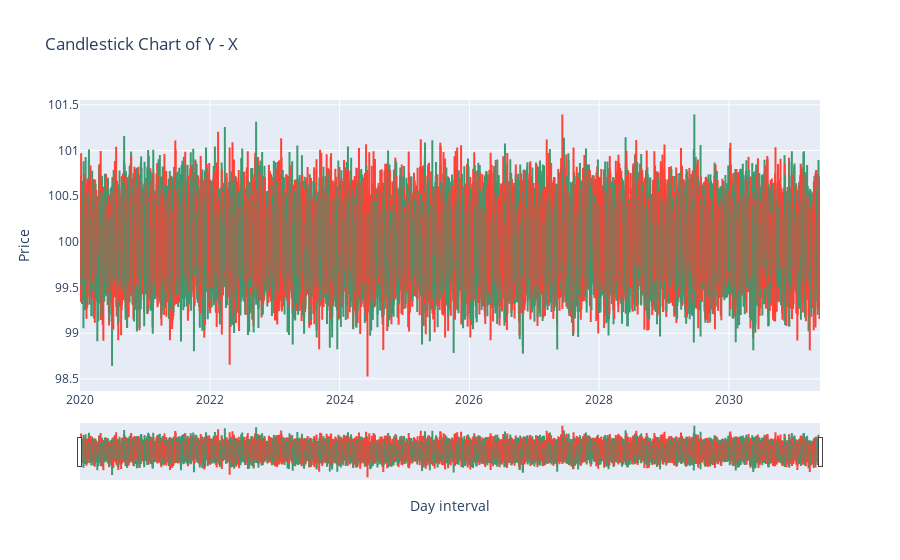

Notebook code for this chart:
### Code cell
fig = go.Figure(data=[go.Candlestick(x=df.index, open=df['open'], high=df['high'], low=df['low'], close=df['close'])])
fig.update_layout(title='Candlestick Chart of Y - X', xaxis_title='Day interval', yaxis_title='Price')
fig.show()

### Figure 1 — Plotly figure (JSON) as saved in the notebook; plotly's stock layout.template omitted (floating-point values rounded to 4 significant figures; data arrays with more than 128 entries replaced by an {"elided": "..."} marker saying what was removed)
{"data": [{"close": {"elided": "4166 float values"}, "high": {"elided": "4166 float values"}, "low": {"elided": "4166 float values"}, "open": {"elided": "4166 float values"}, "type": "candlestick", "x": {"elided": "4166 str values"}}], "layout": {"title": {"text": "Candlestick Chart of Y - X"}, "xaxis": {"title": {"text": "Day interval"}}, "yaxis": {"title": {"text": "Price"}}}}
